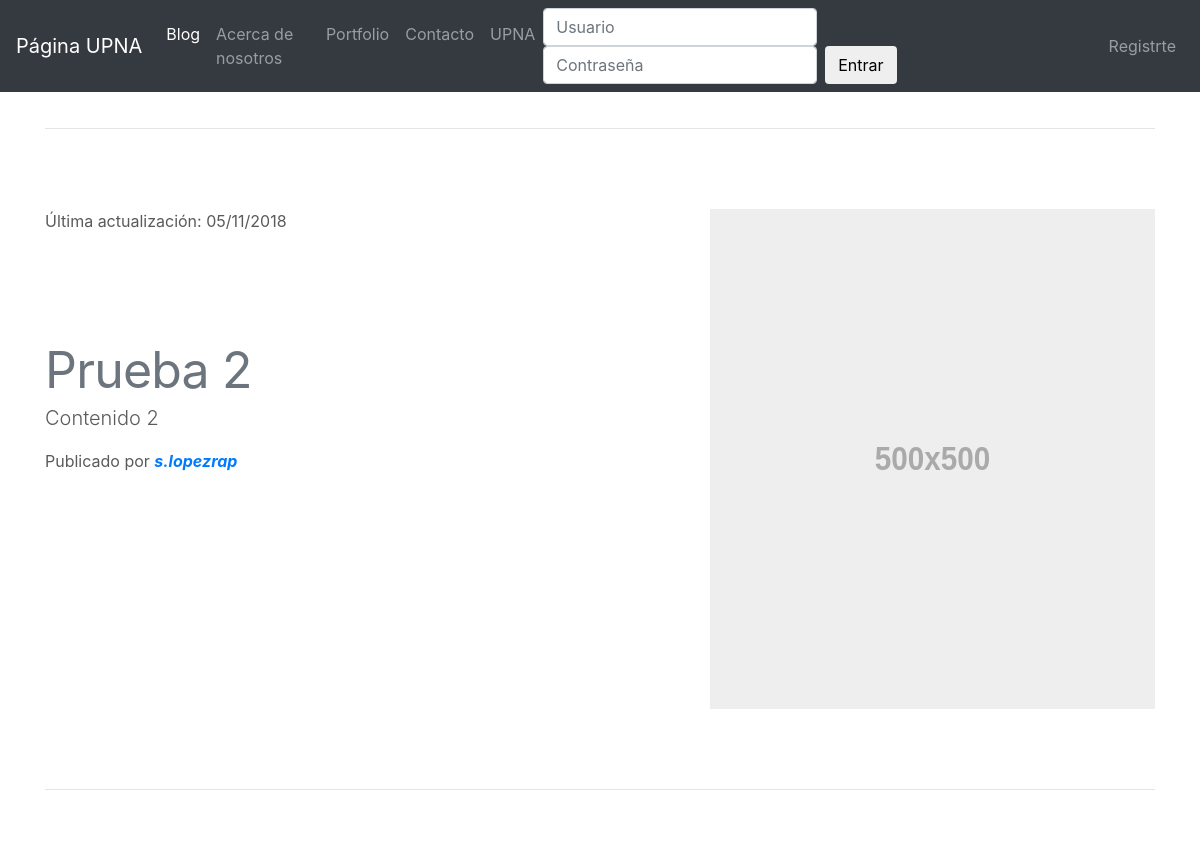
The page /blog/ (upper part) on the database as committed earlier.
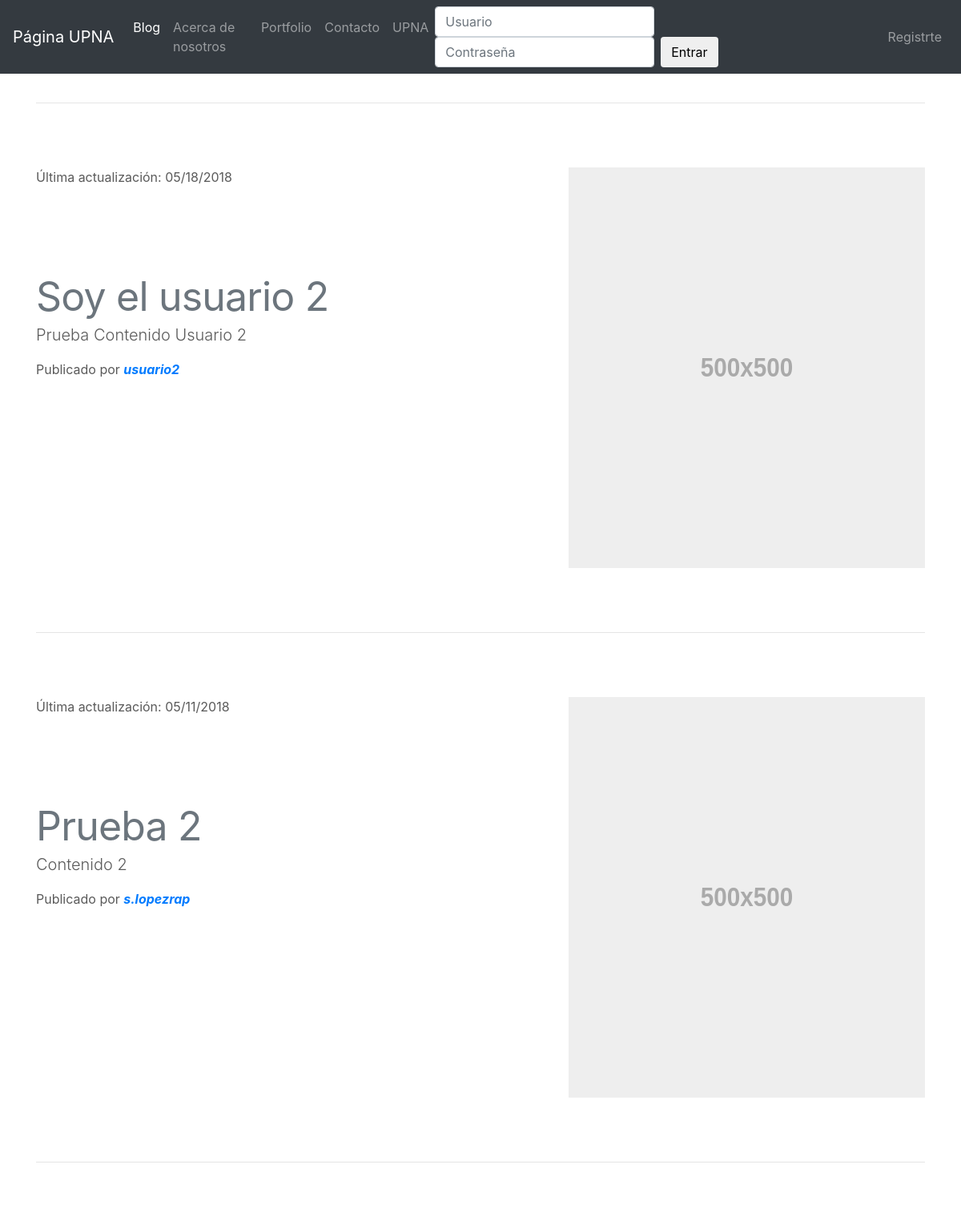
The same page on the database as committed later.
### AppBlog/models.py (models this page shows, shortened)
class ModeloBlog(models.Model):
    title = models.CharField(max_length=200, verbose_name = "Titulo")
    content = RichTextField(verbose_name = "Contenido")
    image = models.ImageField(verbose_name="Imagen",upload_to="Blog",null=True,blank=True)
    author = models.ForeignKey(User, verbose_name = "Autor",on_delete=models.CASCADE)
    created = models.DateTimeField(auto_now=False,auto_now_add=True,verbose_name = "Fecha de creacion")
    updated = models.DateTimeField(auto_now=True,auto_now_add=False, verbose_name = "Fecha de creacion")
    class Meta:
        verbose_name = "Entrada"
        verbose_name_plural ="Entradas"
        ordering = ['-created']

### AppBlog/views.py (the view)
# urls.py: path('', views.VistaBlog, name='name-blog'),
def VistaBlog(request):
    if request.method == "GET":
        template = "AppBlog/Blog.html"
        nombre_pestania = "Blog"
        EntradasBlog = ModeloBlog.objects.all()
        contexto = {
            "clave_nombre_pestania" : nombre_pestania,
            'clave_entradasBlog_template':EntradasBlog,
            }
        return render(request, template , contexto)

### AppBlog/templates/AppBlog/Blog.html (shortened to what this page needs)
{% extends 'AppCore/Base.html' %}
{% load static %}
{% block contenido %}
	{% if clave_entradasBlog_template.count > 0 %}
	  {% for post in clave_entradasBlog_template %}
		<div class="container marketing">
			<hr class="featurette-divider">
			<div class="row featurette">
			  <div class="col-md-7">
			  	<span class="section-heading-upper">Última actualización: {{post.updated|date:"SHORT_DATE_FORMAT"}}</span>
			    <h2 class="featurette-heading"><span class="text-muted">{{post.title}}</span></h2>
			    <p class="lead">{{post.content|safe}}</p>
			    <span class="section-heading-under">
			    Publicado por
			    	<em>
				    	<b>
				    		<a href="{% url 'name-detalleEntrada' post.author.pk %}">{{ post.author }}</a>
				     	</b>
			       </em>
			    </span>
			    </div>
			   <div class="col-md-5">
			  	 {% if post.image %}
			  		<img class="featurette-image img-fluid mx-auto" src="{{post.image.url}}" alt="Generic placeholder image">
			  	 {% else %}
			   		<img class="featurette-image img-fluid mx-auto" data-src="holder.js/500x500/auto" alt="Generic placeholder image">
			     {% endif %}
			   </div>
		    </div>
		</div>
  	{% endfor %}
	{% endif %}
{% endblock %}

Rows that differ between the two databases and show on the page:
added ModeloBlog: updated "05/18/2018", title "Soy el usuario 2", content "Prueba Contenido Usuario 2", author "usuario2"
